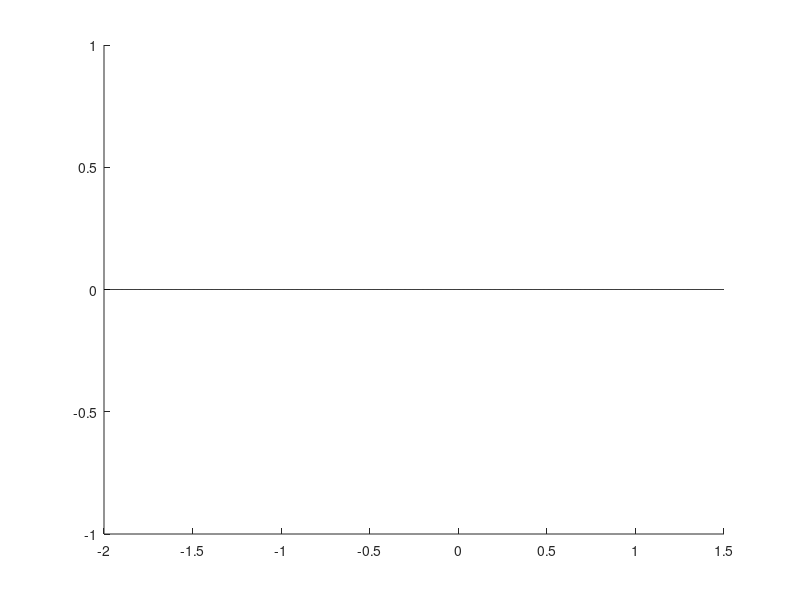

Here is the MATLAB script that generated this plot: (Note: this script raises an error after producing the figure.)
clear all
%Compute the first crossing with y=0 and plot the trajectory on the
%direction of the unstable manifold.

s = 1e-8;

mu = input('Select the value(s) of mu to use (default=0.008): ');
if isempty(mu) mu = 0.008; end

tol = input('Desired tolerance (default=1e-12): ');
if isempty(tol) tol = 1e-12; end

odeoptions = odeset('Abstol',tol,'RelTol',tol);

figure (1)
hold on
plot(linspace(-2,1.5,1000),zeros(1000,1),'k')
for i=1:length(mu)
    [v,L] = select_eigenvector(mu(i),3,1);

    x0 = L - s*v;

    F = RTBPfield(mu(i));
    [~,T] = poincare_section(F,[0 1 0 0], tol, 0, x0, 1);
    [tout,z] = ode45(F,[0,T],x0,odeoptions);

    plot(z(:,1),z(:,2),'.-','Markersize',1)
end

title('Plot for mu')
xlabel('x'); ylabel('y');